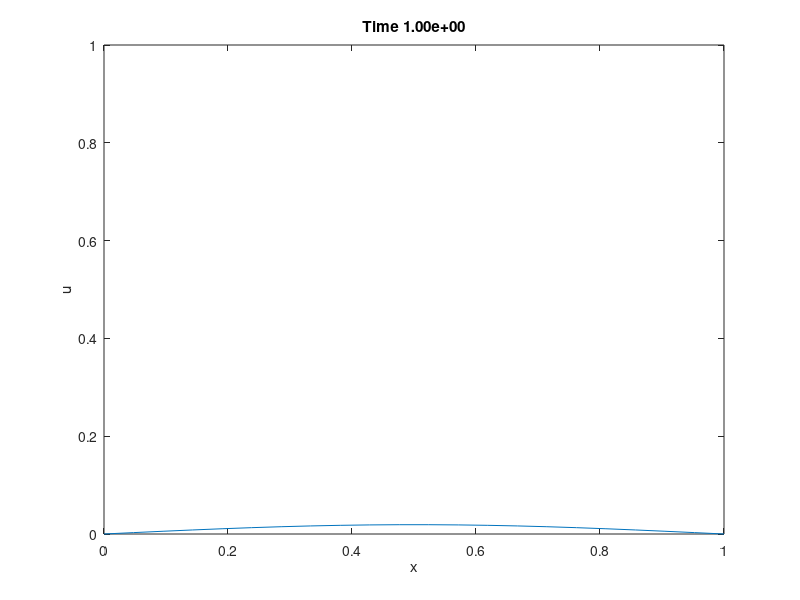

Recreate this plot in MATLAB.
% Forward in space, centered in time

% Solve heat equation in 1D with D = 0.4, domain is (0,1), time horizon is
% T = 1, M = 100 time steps, N = 9 interior spacial points, and the initial
% condition is sin(pi*x)

a = 0;
b = 1;
D = 0.4;
N = 20;
M = 400;
T = 1;
dx = (b-a)/(N+1);
dt = T/M;

lambda = D*dt/dx^2

x = (a:dx:b); % Spacial Domain
U = @(x) sin(pi*x); % Initial Condition

plot(x, U(x));
xlabel('x');
ylabel('u');
ylim([a b]);
title("Initial condition of u(x,t)")

U = U(x);
for k = 1:M
    U(1) = 0;
    U(end) = 0;
    U(2:end-1) ...
        = lambda * U(1:end-2) ...
        + (1-2*lambda) * U(2:end-1) ...
        + lambda * U(3:end);

    plot(x, U);
    xlabel('x');
    ylabel('u');
    ylim([a b]);
    title(['Time ' num2str(k*dt, '%4.2e' )]);
    pause(dt);
end